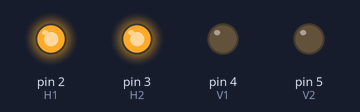
Bench run of a sketch on a simulated Arduino Uno, built with avr-gcc and run on an emulated ATmega328P. Parts: output pins drawn as LEDs (lit = HIGH).

Above: at 0.1 s.
Timing chart, 0 to 1.6 s (numbered marks = the images above):
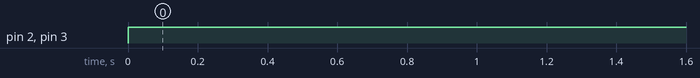

The sketch:

2x2LED.ino
```cpp
int H1 = 2;
int H2 = 3;
int V1 = 4;
int V2 = 5;

void setup() {
  // put your setup code here, to run once:
  pinMode(H1, OUTPUT);
  pinMode(H2, OUTPUT);
  pinMode(V1, OUTPUT);
  pinMode(V2, OUTPUT);
}

void loop() {
  // put your main code here, to run repeatedly:
//  digitalWrite(H1, HIGH);
//  digitalWrite(H2, LOW);
//  digitalWrite(V1, LOW);
//  digitalWrite(V2, HIGH);
//  delay(1000);
//  digitalWrite(H1, HIGH);
//  digitalWrite(H2, LOW);
//  digitalWrite(V1, HIGH);
//  digitalWrite(V2, LOW);
//  delay(1000);
//  digitalWrite(H1, LOW);
//  digitalWrite(H2, HIGH);
//  digitalWrite(V1, LOW);
//  digitalWrite(V2, HIGH);
//  delay(1000);
//  digitalWrite(H1, LOW);
//  digitalWrite(H2, HIGH);
//  digitalWrite(V1, HIGH);
//  digitalWrite(V2, LOW);
//  delay(1000);

  digitalWrite(H1, HIGH);
  digitalWrite(H2, HIGH);
  digitalWrite(V1, LOW);
  digitalWrite(V2, LOW);
}
```

Measured:
- by itself, pin 2 (H1), pin 3 (H2): LOW → HIGH at 0.00 s
